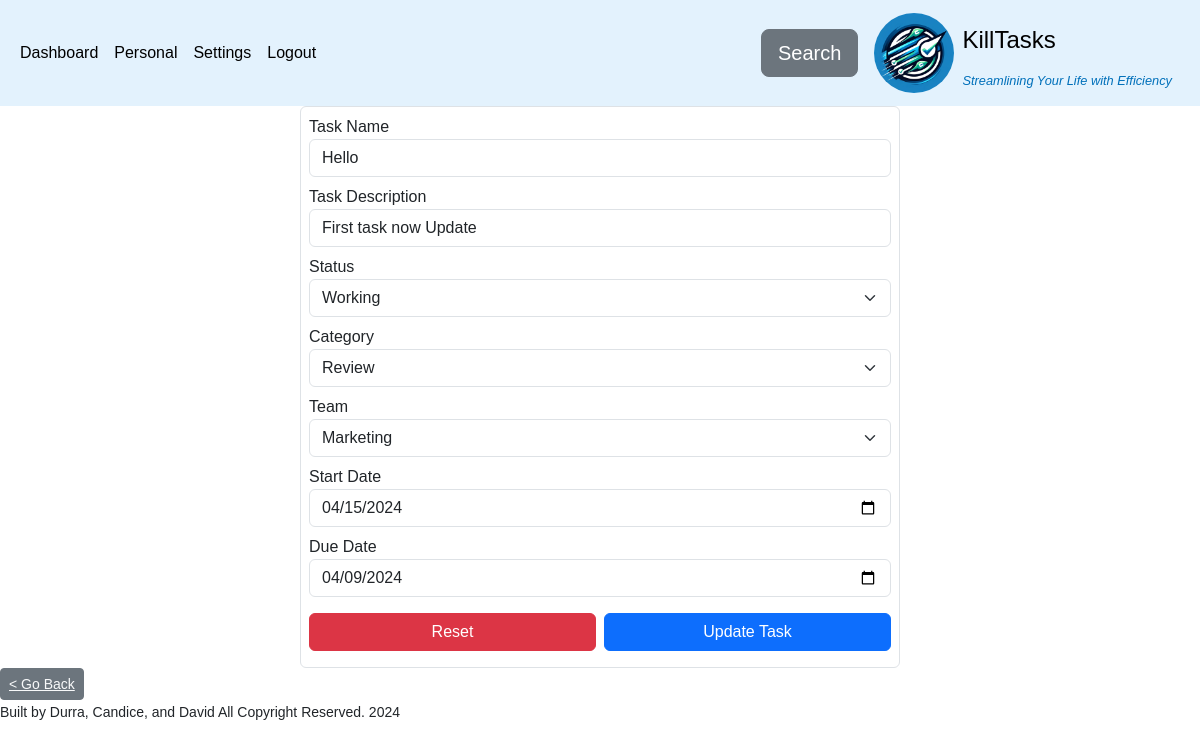
The page /private/task_update.php?task_id=8 (signed in) on the database its author committed.
### tables this page shows
CREATE TABLE `task` (
  `task_id` int(11) NOT NULL,
  `task_name` varchar(255) DEFAULT NULL,
  `task_description` varchar(255) DEFAULT NULL,
  `user_email` varchar(50) NOT NULL,
  `category` varchar(50) NOT NULL,
  `status` varchar(50) NOT NULL DEFAULT 'working',
  `team` varchar(50) DEFAULT NULL,
  `created_at` timestamp NOT NULL DEFAULT current_timestamp(),
  `updated_at` datetime DEFAULT current_timestamp() ON UPDATE current_timestamp(),
  `start_date` timestamp NULL DEFAULT NULL,
  `due_date` timestamp NULL DEFAULT NULL,
  `deleted` tinyint(1) NOT NULL DEFAULT 0
);

### server/config/pdo.php (called while the page is built, shortened)
<?php
  class PdoDao {
    private PDO $pdo;
    private static string $DB_HOST = "localhost";
    private static string $DB_USER = "admin";
    private static string $DB_PASS = "admin";
    private static string $DB_NAME = "killtasks";
    private static string $DB_PORT = "3306";
    function __construct() {
      $dsn = "mysql:host=" . self::$DB_HOST . ";dbname=" . self::$DB_NAME . ";port=" . self::$DB_PORT;
      try {
        $this->pdo = new PDO($dsn, self::$DB_USER, self::$DB_PASS);
        $this->pdo->setAttribute(PDO::ATTR_ERRMODE, PDO::ERRMODE_EXCEPTION);
      } catch (PDOException $e) {
        echo "Connection failed: " . $e->getMessage();
      }
    }
    function get_pdo(): PDO {
      return $this->pdo;
    }
  }

### server/service/task.php (called while the page is built, shortened)
<?php
include_once("../server/model/task.php");
include_once("../server/config/pdo.php");
include_once("../server/utils/convertors.php");
class TaskService
{
  private PDO $conn;
  public function __construct(PdoDao $pdo = new PdoDao())
  {
    $this->conn = $pdo->get_pdo();
  }
  public function get_task_by_id(int $task_id): Task
  {
    $sql = " SELECT
      * FROM task
      WHERE task_id = :task_id
      ;
    ";
    try {
      $stmt = $this->conn->prepare($sql);
      $stmt->bindParam(':task_id', $task_id, PDO::PARAM_INT);
      $stmt->execute();
      $result =  $stmt->fetch(PDO::FETCH_ASSOC);
      if (!empty($result)) {
        return new Task(
          $result['task_id'],
          $result['task_name'],
          $result['task_description'],
          $result['user_email'],
          $result['category'],
          $result['status'],
          $result['team'],
          $result['start_date'],
          $result['due_date'],
          $result['created_at'],
          $result['updated_at']
        );
      }
    } catch (PDOException $e) {
      echo $e->getMessage();
    }
  }
}

### server/model/task.php (called while the page is built, shortened)
<?php
class Task implements \JsonSerializable
{
  private string $task_name;
  private string $task_description;
  private string $start_date;
  private string $due_date;
  function __construct(?int $task_id, string $task_name, string $task_description, string $user_email, string $category, string $status,  string $team, string $start_date, string $due_date, ?string $created_at = null, ?string $updated_at = null)
  {
    $this->task_name = $task_name;
    $this->task_description = $task_description;
    $this->start_date = $start_date;
    $this->due_date = $due_date;
  }
  public function get_task_name(): string
  {
    return $this->task_name;
  }
  public function get_task_description(): string
  {
    return $this->task_description;
  }
  public function get_start_date(): string | null
  {
    return $this->start_date;
  }
  public function get_due_date(): string | null
  {
    return $this->due_date;
  }
}

### server/utils/convertors.php (called while the page is built, shortened)
<?php
function string_to_date(?string  $date, string $format = "c")
{
  return $date  ?  date($format, strtotime($date)) : "";
}

### private/task_update.php (the view, shortened to what this page needs)
<?php
include_once("../server/service/task.php");
include_once("../server/utils/convertors.php");
include_once("../partials/options.php");
include_once("../partials/back_btn.php");
if (isset($_GET['task_id'])) {
  $service = new TaskService();
  $task_id = $_GET['task_id'];
  $task = $service->get_task_by_id(intval($task_id));
  if (isset($task)) {
    $task_name = $task->get_task_name();
    $task_description = $task->get_task_description();
    $start_date = $task->get_start_date();
    $due_date = $task->get_due_date();
  }
}
?>
<?php include("../partials/header.php") ?>
<main class="d-flex justify-content-center align-items-center">
<form class="create_task_form d-flex flex-column w-50  border rounded p-2 " action="task_update.php" method="POST">
  <label class="form-label" for="task_name"> Task Name
    <input class="form-control" name="task_name" id="task_name" type="text" value="<?php echo $task_name ?>">
  </label>
  <label class="form-label" for="task_description"> Task Description
    <input class="form-control" name="task_description" id="task_description" type="text" value="<?php echo  $task_description ?>">
  </label>
  <label class="form-label" for="status">Status
    <select name="status" id="status" class="form-select" aria-label="select task status" >
    </select>
  </label>
  <label class="form-label" for="category"> Category
    <select name="category" id="category" class="form-select" aria-label="select task team">
    </select>
  </label>
  <label class="form-label" for="team"> Team
    <select name="team" id="team" class="form-select" aria-label="select task team">
    </select>
  </label>
  <label class="form-label" for="start_date"> Start Date
    <input class="form-control" name="start_date" id="start_date" type="date" value="<?= string_to_date($start_date, 'Y-m-d')?>">
  </label>
  <label class="form-label" for="due_date"> Due Date
    <input class="form-control" name="due_date" id="due_date" type="date" value="<?= string_to_date($due_date, 'Y-m-d') ?>">
  </label>
  <div class="d-flex gap-2">
    <button class="btn btn-danger my-2 w-50" type="reset"> Reset </button>
    <button id="submit" class="btn btn-primary my-2 w-50" type="submit">
      <?php if (isset($_GET['task_id'])) : ?>
        Update Task
      <?php else : ?>
        Create Task
      <?php endif ?>
    </button>
  </div>
</form>
</main>
        <?php echo back_btn(); ?>
<?php include("../partials/footer.php") ?>

### public/style/global.css (style rules this page uses)
* { margin: 0; padding: 0; box-sizing: border-box; font-family: sans-serif; }
button { padding: 1.3rem 3rem; border-radius: 0.2rem; }
input { border-radius: 0.2rem; border: 2px solid #ccc; }

### public/style/task.css (style rules this page uses)
.create_task_form { display: flex; flex-direction: column; }

### rows shown on the page
task: task_name "Hello", task_description "First task now Update", start_date "04/15/2024", due_date "04/09/2024"

### other values the page prints
$li "Dashboard"
$li "Personal"
$li "Settings"
$li "Logout"
form field status "Working"
form field category "Review"
form field team "Marketing"
